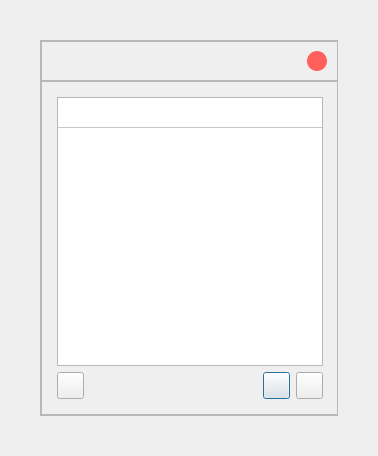
<?xml version="1.0" encoding="UTF-8"?>
<ui version="4.0">
 <class>Dialog</class>
 <widget class="QDialog" name="Dialog">
  <property name="geometry">
   <rect>
    <x>0</x>
    <y>0</y>
    <width>378</width>
    <height>456</height>
   </rect>
  </property>
  <property name="minimumSize">
   <size>
    <width>378</width>
    <height>456</height>
   </size>
  </property>
  <property name="maximumSize">
   <size>
    <width>378</width>
    <height>456</height>
   </size>
  </property>
  <property name="windowTitle">
   <string>Dialog</string>
  </property>
  <layout class="QGridLayout" name="gridLayout">
   <property name="leftMargin">
    <number>40</number>
   </property>
   <property name="topMargin">
    <number>40</number>
   </property>
   <property name="rightMargin">
    <number>40</number>
   </property>
   <property name="bottomMargin">
    <number>40</number>
   </property>
   <item row="0" column="0">
    <widget class="QFrame" name="out_frame">
     <property name="minimumSize">
      <size>
       <width>298</width>
       <height>376</height>
      </size>
     </property>
     <property name="maximumSize">
      <size>
       <width>298</width>
       <height>376</height>
      </size>
     </property>
     <property name="frameShape">
      <enum>QFrame::StyledPanel</enum>
     </property>
     <property name="frameShadow">
      <enum>QFrame::Raised</enum>
     </property>
     <layout class="QGridLayout" name="gridLayout_3">
      <property name="leftMargin">
       <number>0</number>
      </property>
      <property name="topMargin">
       <number>0</number>
      </property>
      <property name="rightMargin">
       <number>0</number>
      </property>
      <property name="bottomMargin">
       <number>0</number>
      </property>
      <property name="spacing">
       <number>0</number>
      </property>
      <item row="0" column="0">
       <widget class="QFrame" name="title_bar">
        <property name="minimumSize">
         <size>
          <width>298</width>
          <height>40</height>
         </size>
        </property>
        <property name="maximumSize">
         <size>
          <width>298</width>
          <height>40</height>
         </size>
        </property>
        <property name="styleSheet">
         <string notr="true"/>
        </property>
        <property name="frameShape">
         <enum>QFrame::StyledPanel</enum>
        </property>
        <property name="frameShadow">
         <enum>QFrame::Raised</enum>
        </property>
        <layout class="QGridLayout" name="gridLayout_4">
         <property name="leftMargin">
          <number>0</number>
         </property>
         <property name="topMargin">
          <number>0</number>
         </property>
         <property name="rightMargin">
          <number>11</number>
         </property>
         <property name="bottomMargin">
          <number>0</number>
         </property>
         <item row="0" column="0">
          <widget class="QLabel" name="window_title">
           <property name="text">
            <string>&lt;html&gt;&lt;head/&gt;&lt;body&gt;&lt;p align=&quot;center&quot;&gt;&lt;br/&gt;&lt;/p&gt;&lt;/body&gt;&lt;/html&gt;</string>
           </property>
           <property name="alignment">
            <set>Qt::AlignCenter</set>
           </property>
           <property name="wordWrap">
            <bool>true</bool>
           </property>
          </widget>
         </item>
         <item row="0" column="1">
          <widget class="QToolButton" name="close_form_button">
           <property name="minimumSize">
            <size>
             <width>20</width>
             <height>20</height>
            </size>
           </property>
           <property name="maximumSize">
            <size>
             <width>20</width>
             <height>20</height>
            </size>
           </property>
           <property name="styleSheet">
            <string notr="true">QToolButton{
border-radius: 10px;
background-color: #ff605c;}

QToolButton:hover{
background-color:#f05353;}</string>
           </property>
           <property name="text">
            <string/>
           </property>
           <property name="shortcut">
            <string>Esc</string>
           </property>
          </widget>
         </item>
        </layout>
       </widget>
      </item>
      <item row="1" column="0">
       <widget class="QFrame" name="frame">
        <property name="minimumSize">
         <size>
          <width>298</width>
          <height>0</height>
         </size>
        </property>
        <property name="maximumSize">
         <size>
          <width>298</width>
          <height>16777215</height>
         </size>
        </property>
        <property name="frameShape">
         <enum>QFrame::StyledPanel</enum>
        </property>
        <property name="frameShadow">
         <enum>QFrame::Raised</enum>
        </property>
        <layout class="QGridLayout" name="gridLayout_2">
         <property name="leftMargin">
          <number>15</number>
         </property>
         <property name="topMargin">
          <number>15</number>
         </property>
         <property name="rightMargin">
          <number>15</number>
         </property>
         <property name="bottomMargin">
          <number>15</number>
         </property>
         <item row="1" column="2">
          <widget class="QPushButton" name="add_btn">
           <property name="minimumSize">
            <size>
             <width>27</width>
             <height>27</height>
            </size>
           </property>
           <property name="maximumSize">
            <size>
             <width>27</width>
             <height>27</height>
            </size>
           </property>
           <property name="text">
            <string/>
           </property>
          </widget>
         </item>
         <item row="0" column="0" colspan="4">
          <widget class="QTableWidget" name="items_table">
           <property name="sortingEnabled">
            <bool>true</bool>
           </property>
           <attribute name="horizontalHeaderVisible">
            <bool>false</bool>
           </attribute>
           <attribute name="horizontalHeaderDefaultSectionSize">
            <number>277</number>
           </attribute>
           <attribute name="verticalHeaderVisible">
            <bool>false</bool>
           </attribute>
           <row>
            <property name="text">
             <string>New Row</string>
            </property>
           </row>
           <column>
            <property name="text">
             <string>New Column</string>
            </property>
           </column>
          </widget>
         </item>
         <item row="1" column="3">
          <widget class="QPushButton" name="save_btn">
           <property name="minimumSize">
            <size>
             <width>27</width>
             <height>27</height>
            </size>
           </property>
           <property name="maximumSize">
            <size>
             <width>27</width>
             <height>27</height>
            </size>
           </property>
           <property name="text">
            <string/>
           </property>
          </widget>
         </item>
         <item row="1" column="0">
          <widget class="QPushButton" name="remove_btn">
           <property name="minimumSize">
            <size>
             <width>27</width>
             <height>27</height>
            </size>
           </property>
           <property name="maximumSize">
            <size>
             <width>27</width>
             <height>27</height>
            </size>
           </property>
           <property name="text">
            <string/>
           </property>
          </widget>
         </item>
         <item row="1" column="1">
          <spacer name="horizontalSpacer">
           <property name="orientation">
            <enum>Qt::Horizontal</enum>
           </property>
           <property name="sizeHint" stdset="0">
            <size>
             <width>40</width>
             <height>20</height>
            </size>
           </property>
          </spacer>
         </item>
        </layout>
       </widget>
      </item>
     </layout>
    </widget>
   </item>
  </layout>
 </widget>
 <resources/>
 <connections/>
</ui>
